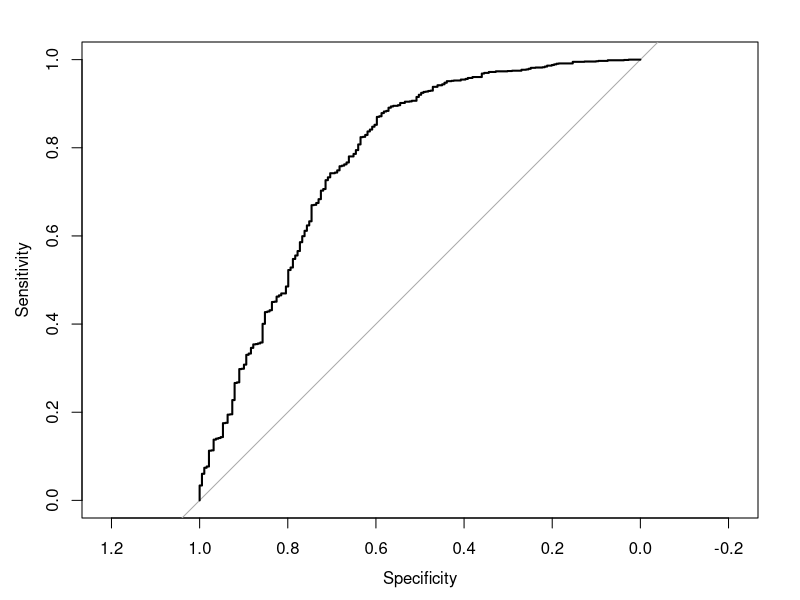

Here is the R script that generated this plot:
library(tidyverse)
library(caret)
library(pROC)
library(broom)

#read in data
df <- read_csv("marketing_cleaned Pt1.csv")
#remove irrelevant and possibly leakage causing variables
df <- df %>%
  select(-CustomerID, -Income_missing) %>%
  mutate(
    Conversion      = as.integer(Conversion),
    Gender          = as.factor(Gender),
    CampaignChannel = as.factor(CampaignChannel),
    CampaignType    = as.factor(CampaignType)
  )
#test train splits
set.seed(42)
idx <- createDataPartition(df$Conversion, p = 0.8, list = FALSE)
train <- df[idx, ]
test <- df[-idx, ]
#fit model
fit <- glm(Conversion ~ ., data = train, family = binomial())

summary(fit)
#odds ratio table
or_table <- tidy(fit, conf.int = TRUE, exponentiate = TRUE) %>%
  arrange(desc(estimate)) %>%
  rename(z_value = statistic)
or_table

test$prob <- predict(fit, newdata = test, type = "response")
test$pred <- if_else(test$prob >= 0.5, 1L, 0L)

confusionMatrix(
  factor(test$pred, levels = c(0,1)),
  factor(test$Conversion, levels = c(0,1)),
  positive = "1"
)
#roc curve
roc_obj <- roc(test$Conversion, test$prob)
auc(roc_obj)
plot(roc_obj)

write.csv(or_table, "odds_ratio_table.csv", row.names = TRUE)
